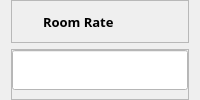
                                <widget class="QWidget" name="widget_42" native="true">
                                 <layout class="QVBoxLayout" name="verticalLayout_22">
                                  <property name="topMargin">
                                   <number>0</number>
                                  </property>
                                  <property name="bottomMargin">
                                   <number>0</number>
                                  </property>
                                  <item>
                                   <widget class="QFrame" name="frame_7">
                                    <property name="styleSheet">
                                     <string notr="true"/>
                                    </property>
                                    <property name="frameShape">
                                     <enum>QFrame::StyledPanel</enum>
                                    </property>
                                    <property name="frameShadow">
                                     <enum>QFrame::Raised</enum>
                                    </property>
                                    <layout class="QHBoxLayout" name="horizontalLayout_14">
                                     <property name="leftMargin">
                                      <number>0</number>
                                     </property>
                                     <property name="topMargin">
                                      <number>3</number>
                                     </property>
                                     <property name="rightMargin">
                                      <number>0</number>
                                     </property>
                                     <property name="bottomMargin">
                                      <number>3</number>
                                     </property>
                                     <item>
                                      <widget class="QLabel" name="label_9">
                                       <property name="minimumSize">
                                        <size>
                                         <width>25</width>
                                         <height>25</height>
                                        </size>
                                       </property>
                                       <property name="maximumSize">
                                        <size>
                                         <width>25</width>
                                         <height>25</height>
                                        </size>
                                       </property>
                                       <property name="text">
                                        <string/>
                                       </property>
                                       <property name="pixmap">
                                        <pixmap>edit.svg</pixmap>
                                       </property>
                                       <property name="scaledContents">
                                        <bool>true</bool>
                                       </property>
                                      </widget>
                                     </item>
                                     <item>
                                      <widget class="QLabel" name="label_10">
                                       <property name="font">
                                        <font>
                                         <family>Century Gothic</family>
                                         <pointsize>10</pointsize>
                                         <weight>75</weight>
                                         <bold>true</bold>
                                        </font>
                                       </property>
                                       <property name="text">
                                        <string>Room Rate</string>
                                       </property>
                                      </widget>
                                     </item>
                                    </layout>
                                   </widget>
                                  </item>
                                  <item>
                                   <widget class="QFrame" name="frame_8">
                                    <property name="frameShape">
                                     <enum>QFrame::StyledPanel</enum>
                                    </property>
                                    <property name="frameShadow">
                                     <enum>QFrame::Raised</enum>
                                    </property>
                                    <layout class="QGridLayout" name="gridLayout_24">
                                     <property name="leftMargin">
                                      <number>0</number>
                                     </property>
                                     <property name="topMargin">
                                      <number>0</number>
                                     </property>
                                     <property name="rightMargin">
                                      <number>0</number>
                                     </property>
                                     <item row="0" column="0">
                                      <widget class="QLineEdit" name="txtUDroomrate">
                                       <property name="minimumSize">
                                        <size>
                                         <width>0</width>
                                         <height>40</height>
                                        </size>
                                       </property>
                                       <property name="font">
                                        <font>
                                         <family>Century Gothic</family>
                                         <pointsize>10</pointsize>
                                        </font>
                                       </property>
                                       <property name="styleSheet">
                                        <string notr="true">background-color: rgb(255, 255, 255);</string>
                                       </property>
                                      </widget>
                                     </item>
                                    </layout>
                                   </widget>
                                  </item>
                                 </layout>
                                </widget>
